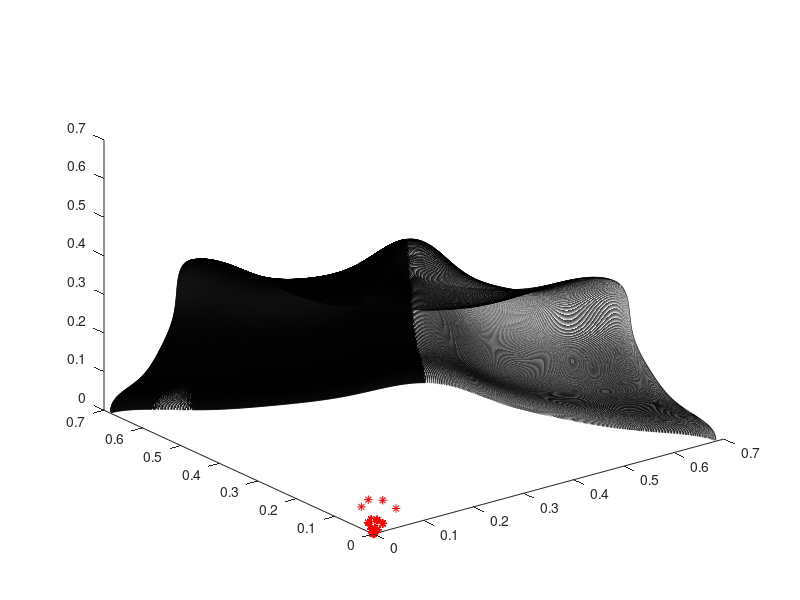

Recreate this plot in MATLAB. (Note: a time limit stopped this script after it produced the figure.)
P =1;
M = 10; %% objs
%%%%%%%%%%%%%%%%%%%%%%%%%%%%%%%%%%%%%%%%%%%%%%%%%%%%%%%%%%
x=[0:0.001:1];
A=4;
B=1;
S=2;
%%%%%%%%%%%%%%%%%%%%%%%%%%%%%%%%%%%%%%%%%%%%%%%%%%%%%%%%%%
x=[0:0.001:1];
y=[0:0.001:1];
[u,v]=meshgrid(x,y);
m1 = 1 + exp(sin(A.*power(u, B).*pi+pi./2))./(power(2, S).* A);
m2 = 1 + exp(sin(A.*power(v, B).*pi+pi./2))./(power(2, S).* A);
ma=(m1.*m2)./2;
m=ma;
f1=m.*cos(u.*pi./2).*cos(v.*pi./2);
f2=m.*cos(u.*pi./2).*sin(v.*pi./2);
f3=m.*sin(u.*pi./2);
plot3(f1,f2,f3,'k');
hold on
%%%%%%%%%%%%%%%%%%%%%%%%%%%%%%%%%%%%%%%%%%%%%%%%%%%%%%%%%%
%% parameters in knee function;
m1 =  1 + exp(sin(A.*power(x, B).*pi+pi./2))./(power(2, S).* A);
%% find the index of the minima  
[~,N] = size(x); %% the size of x
index = round(N/2); %% there are two minima of the knee function. 
[mm,mxid] = min(m1(1,1:index));
[mm2,mxid2] = min(m1(1,index:N));
%% corresponding x 
xknee = [];
minx = x(mxid);
minx2 = x(mxid2+index-1);
xknee =[xknee;minx;minx2];
fxknee = repmat(xknee',M-1,1); %% the xknee set.
%%%%%%%%%%%%%%%%%%%%%%%%%%%%%%%%%%%%%%%%%%%%%%%%%%%%%%%%%%%%%%%%%%%%%%%%%%%
%% parameters in knee function;
m1 = 1 + exp(sin(A.*power(x, B).*pi+pi./2))./(power(2, S).* A);
%%%%%%%%%%%%%%%%%%%%%%%%%%%%%%%%%%%%%%%%%%%%%%%%%%%%%%%%%%%%%%%%%%%%%%%%%%%
%% find the index of the minima  
[~,N] = size(x); %% the size of x
index = round(N/2); %% there are two minima of the knee function. 
[mm,mxid] = min(m1(1,1:index));
[mm2,mxid2] = min(m1(1,index:N));
%% corresponding x 
xknee = [];
minx = x(mxid);
minx2 = x(mxid2+index-1);
xknee =[xknee;minx;minx2];
fxknee = repmat(xknee',M-1,1); %% the xknee set.
%%%%%%%%%%%%%%%%%%%%%%%%%%%%%%%%%%%%%%%%%%%%%%%%%%%%%%%%%%%%%%%%%%%%%%%%%%%
%% do combinations among the fxknee. [1 2;4 5;7 8;10 11;13 14....] 
%% if there are 1 interval, then there are in the same line
com = zeros(M-1,2); %% 2 --> two minima
for i=1:M-1
   com(i,1) = 3*i-2;
   com(i,2) = 3*i-1;
end
com2 = reshape(com,[1,2*(M-1)]);
com3 = combnk(com2,M-1);
fcom = [];
[nr,nc] = size(com3);
for i=1:nr
    com4 = combnk(com3(i,:),2);
    [row,col] = size(com4);
    com5 = com4(:,2)-com4(:,1);
    if ~any((com5+1)==0) & ~any((com5-1)==0)
        fcom = [fcom;com3(i,:)];
    end
end
fcom = sort(fcom,2); %% sort array and save the position of the xknee.
[nrf,ncf] = size(fcom);
oxknee = xknee';
vark = []; %% save the true x knee point
ffcom = mod(fcom,3);
for i=1:nrf
    for j =1: ncf
        if ffcom(i,j) == 1
            tmp =  oxknee(1,1);
            vark(i,j) = tmp;
        end
        if  ffcom(i,j) == 2
            tmp =  oxknee(1,2);
            vark(i,j) = tmp;
        end
    end
end
mk = zeros(nrf,M-1);
mknee = zeros(nrf,1);
for i=1:M-1
    mk(:,i)  =  1 + exp(sin(A.*power(vark(:,i), B).*pi+pi./2))./(power(2, S).* A);
end
Tr = mk'; %% transposition
if M>2
   mknee = prod(Tr(:,1:nrf))./(M-1); %% multiplicative
end
if M==2
   mknee = Tr(:,1:nrf)./(M-1); %% multiplicative
end
mknee = (mknee'); %% transposition
%% construct the shape functions:           
PopObj = ones(nrf,M);     
for i=1:M
    PopObj(:,i) = PopObj(:,i).*mknee;  
 end
 for i=1:M
               for j=1:M-i
                  PopObj(:,i) =  PopObj(:,i).*cos(power(vark(:,j), P).*pi./2)
               end
               if i~=1
                   aux = M - i +1;
                   PopObj(:,i)= PopObj(:,i).*sin(power(vark(:,aux), P).*pi./2);
               end
            end
%%%%%%%%%%%%%%%%%%%%%%%%%%%%%%%%%%%%%%%%%%%%%%%%%%%%%%%%%%
plot3(PopObj(:,1),PopObj(:,2),PopObj(:,3),'r*');
hold on
%%%%%%%%%%%%%%%%%%%%%%%%%%%%%%%%%%%%%%%%%%%%%%%%%%%%%%%%%%%
saveKnee('PMOP8-',PopObj,M);
% view(124,21)
